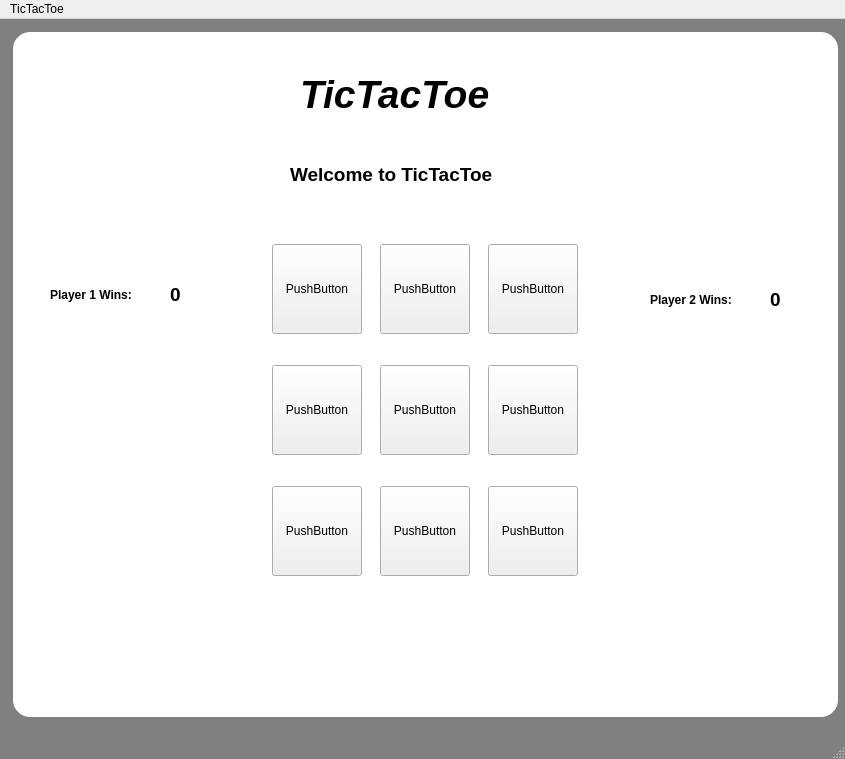
<?xml version="1.0" encoding="UTF-8"?>
<ui version="4.0">
 <class>MainWindow</class>
 <widget class="QMainWindow" name="MainWindow">
  <property name="geometry">
   <rect>
    <x>0</x>
    <y>0</y>
    <width>845</width>
    <height>759</height>
   </rect>
  </property>
  <property name="windowTitle">
   <string>MainWindow</string>
  </property>
  <property name="styleSheet">
   <string notr="true">#MainWindow {
background: gray;
}

#mainFrame {
border: 3px solid gray;
border-radius: 20px;
background: white;
background-image: url(:/grid);
background-repeat: no-repeat no-repeat;
background-position: center center;
background-attachment: fixed;
}

QLabel { background: transparent; }

#startXButton, #startOButton {
color: black;
background-color: QLinearGradient( x1: 0, y1: 0, x2: 0, y2: 1, stop: 0 #FF143C, stop: 0.1 #DD143C, stop: 0.49 #BB143C, stop: 0.5 #99143C, stop: 1 #BB143C);
border-width: 1px;
border-color: #339;
border-style: solid;
border-radius: 7;
padding: 3px;
}
#startXButton {
background-color: QLinearGradient( x1: 0, y1: 0, x2: 0, y2: 1, stop: 0 #3F3, stop: 0.1 #3E3, stop: 0.49 #2B2, stop: 0.5 #2A2, stop: 1 #2B2);
}

#sq1Button, #sq2Button, #sq3Button, #sq4Button, #sq5Button, #sq6Button, #sq7Button, #sq8Button, #sq9Button  { background: transparent; }</string>
  </property>
  <widget class="QWidget" name="centralwidget">
   <widget class="QFrame" name="mainFrame">
    <property name="enabled">
     <bool>true</bool>
    </property>
    <property name="geometry">
     <rect>
      <x>10</x>
      <y>10</y>
      <width>831</width>
      <height>691</height>
     </rect>
    </property>
    <property name="frameShape">
     <enum>QFrame::StyledPanel</enum>
    </property>
    <property name="frameShadow">
     <enum>QFrame::Raised</enum>
    </property>
    <widget class="QWidget" name="layoutWidget">
     <property name="geometry">
      <rect>
       <x>250</x>
       <y>190</y>
       <width>331</width>
       <height>383</height>
      </rect>
     </property>
     <layout class="QGridLayout" name="gridLayout">
      <item row="1" column="0">
       <widget class="QPushButton" name="box1">
        <property name="sizePolicy">
         <sizepolicy hsizetype="Minimum" vsizetype="MinimumExpanding">
          <horstretch>50</horstretch>
          <verstretch>50</verstretch>
         </sizepolicy>
        </property>
        <property name="minimumSize">
         <size>
          <width>90</width>
          <height>90</height>
         </size>
        </property>
        <property name="maximumSize">
         <size>
          <width>90</width>
          <height>90</height>
         </size>
        </property>
        <property name="text">
         <string>PushButton</string>
        </property>
       </widget>
      </item>
      <item row="2" column="2">
       <widget class="QPushButton" name="box8">
        <property name="sizePolicy">
         <sizepolicy hsizetype="Minimum" vsizetype="MinimumExpanding">
          <horstretch>50</horstretch>
          <verstretch>50</verstretch>
         </sizepolicy>
        </property>
        <property name="minimumSize">
         <size>
          <width>90</width>
          <height>90</height>
         </size>
        </property>
        <property name="maximumSize">
         <size>
          <width>90</width>
          <height>90</height>
         </size>
        </property>
        <property name="text">
         <string>PushButton</string>
        </property>
       </widget>
      </item>
      <item row="0" column="0">
       <widget class="QPushButton" name="box0">
        <property name="sizePolicy">
         <sizepolicy hsizetype="Minimum" vsizetype="MinimumExpanding">
          <horstretch>50</horstretch>
          <verstretch>50</verstretch>
         </sizepolicy>
        </property>
        <property name="minimumSize">
         <size>
          <width>90</width>
          <height>90</height>
         </size>
        </property>
        <property name="maximumSize">
         <size>
          <width>90</width>
          <height>90</height>
         </size>
        </property>
        <property name="text">
         <string>PushButton</string>
        </property>
       </widget>
      </item>
      <item row="2" column="0">
       <widget class="QPushButton" name="box2">
        <property name="sizePolicy">
         <sizepolicy hsizetype="Minimum" vsizetype="MinimumExpanding">
          <horstretch>50</horstretch>
          <verstretch>50</verstretch>
         </sizepolicy>
        </property>
        <property name="minimumSize">
         <size>
          <width>90</width>
          <height>90</height>
         </size>
        </property>
        <property name="maximumSize">
         <size>
          <width>90</width>
          <height>90</height>
         </size>
        </property>
        <property name="text">
         <string>PushButton</string>
        </property>
       </widget>
      </item>
      <item row="1" column="1">
       <widget class="QPushButton" name="box4">
        <property name="sizePolicy">
         <sizepolicy hsizetype="Minimum" vsizetype="MinimumExpanding">
          <horstretch>50</horstretch>
          <verstretch>50</verstretch>
         </sizepolicy>
        </property>
        <property name="minimumSize">
         <size>
          <width>90</width>
          <height>90</height>
         </size>
        </property>
        <property name="maximumSize">
         <size>
          <width>90</width>
          <height>90</height>
         </size>
        </property>
        <property name="text">
         <string>PushButton</string>
        </property>
       </widget>
      </item>
      <item row="0" column="1">
       <widget class="QPushButton" name="box3">
        <property name="sizePolicy">
         <sizepolicy hsizetype="Minimum" vsizetype="MinimumExpanding">
          <horstretch>100</horstretch>
          <verstretch>100</verstretch>
         </sizepolicy>
        </property>
        <property name="minimumSize">
         <size>
          <width>90</width>
          <height>90</height>
         </size>
        </property>
        <property name="maximumSize">
         <size>
          <width>90</width>
          <height>90</height>
         </size>
        </property>
        <property name="text">
         <string>PushButton</string>
        </property>
       </widget>
      </item>
      <item row="2" column="1">
       <widget class="QPushButton" name="box5">
        <property name="sizePolicy">
         <sizepolicy hsizetype="Minimum" vsizetype="MinimumExpanding">
          <horstretch>50</horstretch>
          <verstretch>50</verstretch>
         </sizepolicy>
        </property>
        <property name="minimumSize">
         <size>
          <width>90</width>
          <height>90</height>
         </size>
        </property>
        <property name="maximumSize">
         <size>
          <width>90</width>
          <height>90</height>
         </size>
        </property>
        <property name="text">
         <string>PushButton</string>
        </property>
       </widget>
      </item>
      <item row="0" column="2">
       <widget class="QPushButton" name="box6">
        <property name="sizePolicy">
         <sizepolicy hsizetype="Minimum" vsizetype="MinimumExpanding">
          <horstretch>50</horstretch>
          <verstretch>50</verstretch>
         </sizepolicy>
        </property>
        <property name="minimumSize">
         <size>
          <width>90</width>
          <height>90</height>
         </size>
        </property>
        <property name="maximumSize">
         <size>
          <width>90</width>
          <height>90</height>
         </size>
        </property>
        <property name="text">
         <string>PushButton</string>
        </property>
       </widget>
      </item>
      <item row="1" column="2">
       <widget class="QPushButton" name="box7">
        <property name="sizePolicy">
         <sizepolicy hsizetype="Minimum" vsizetype="MinimumExpanding">
          <horstretch>50</horstretch>
          <verstretch>50</verstretch>
         </sizepolicy>
        </property>
        <property name="minimumSize">
         <size>
          <width>90</width>
          <height>90</height>
         </size>
        </property>
        <property name="maximumSize">
         <size>
          <width>90</width>
          <height>90</height>
         </size>
        </property>
        <property name="text">
         <string>PushButton</string>
        </property>
       </widget>
      </item>
     </layout>
    </widget>
    <widget class="QLabel" name="label">
     <property name="geometry">
      <rect>
       <x>290</x>
       <y>30</y>
       <width>251</width>
       <height>71</height>
      </rect>
     </property>
     <property name="font">
      <font>
       <pointsize>29</pointsize>
       <weight>75</weight>
       <italic>true</italic>
       <bold>true</bold>
      </font>
     </property>
     <property name="text">
      <string>TicTacToe</string>
     </property>
    </widget>
    <widget class="QLabel" name="winMessage">
     <property name="geometry">
      <rect>
       <x>280</x>
       <y>120</y>
       <width>261</width>
       <height>51</height>
      </rect>
     </property>
     <property name="font">
      <font>
       <pointsize>14</pointsize>
       <weight>75</weight>
       <bold>true</bold>
      </font>
     </property>
     <property name="text">
      <string>Welcome to TicTacToe</string>
     </property>
    </widget>
    <widget class="QLabel" name="label_3">
     <property name="geometry">
      <rect>
       <x>40</x>
       <y>250</y>
       <width>111</width>
       <height>31</height>
      </rect>
     </property>
     <property name="font">
      <font>
       <pointsize>9</pointsize>
       <weight>75</weight>
       <bold>true</bold>
      </font>
     </property>
     <property name="text">
      <string>Player 1 Wins:</string>
     </property>
    </widget>
    <widget class="QLabel" name="label_4">
     <property name="geometry">
      <rect>
       <x>640</x>
       <y>260</y>
       <width>111</width>
       <height>21</height>
      </rect>
     </property>
     <property name="font">
      <font>
       <pointsize>9</pointsize>
       <weight>75</weight>
       <bold>true</bold>
      </font>
     </property>
     <property name="text">
      <string>Player 2 Wins:</string>
     </property>
    </widget>
    <widget class="QLabel" name="P1wins">
     <property name="geometry">
      <rect>
       <x>160</x>
       <y>250</y>
       <width>41</width>
       <height>31</height>
      </rect>
     </property>
     <property name="font">
      <font>
       <pointsize>14</pointsize>
       <weight>75</weight>
       <italic>false</italic>
       <bold>true</bold>
      </font>
     </property>
     <property name="text">
      <string>0</string>
     </property>
    </widget>
    <widget class="QLabel" name="P2wins">
     <property name="geometry">
      <rect>
       <x>760</x>
       <y>260</y>
       <width>41</width>
       <height>21</height>
      </rect>
     </property>
     <property name="font">
      <font>
       <pointsize>14</pointsize>
       <weight>75</weight>
       <italic>false</italic>
       <bold>true</bold>
      </font>
     </property>
     <property name="text">
      <string>0</string>
     </property>
    </widget>
   </widget>
  </widget>
  <widget class="QMenuBar" name="menubar">
   <property name="geometry">
    <rect>
     <x>0</x>
     <y>0</y>
     <width>845</width>
     <height>26</height>
    </rect>
   </property>
   <widget class="QMenu" name="menuTicTacToe">
    <property name="title">
     <string>TicTacToe</string>
    </property>
   </widget>
   <addaction name="menuTicTacToe"/>
  </widget>
  <widget class="QStatusBar" name="statusbar"/>
  <action name="action">
   <property name="text">
    <string/>
   </property>
  </action>
 </widget>
 <resources>
  <include location="tictactoeResources.qrc"/>
 </resources>
 <connections/>
</ui>
